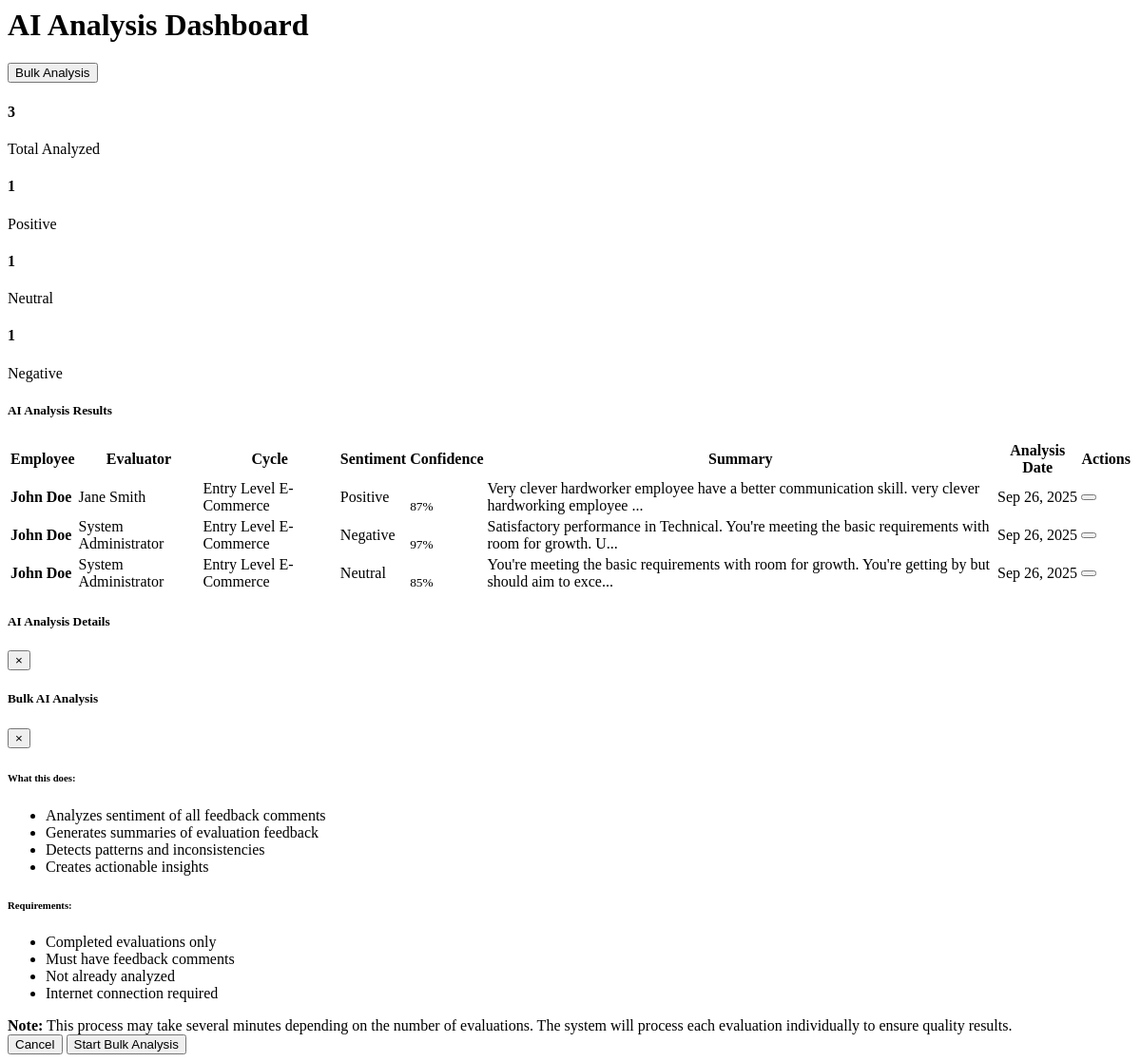
/pages/ai_analysis_dashboard.php (signed in), run on an earlier commit of the app's database.
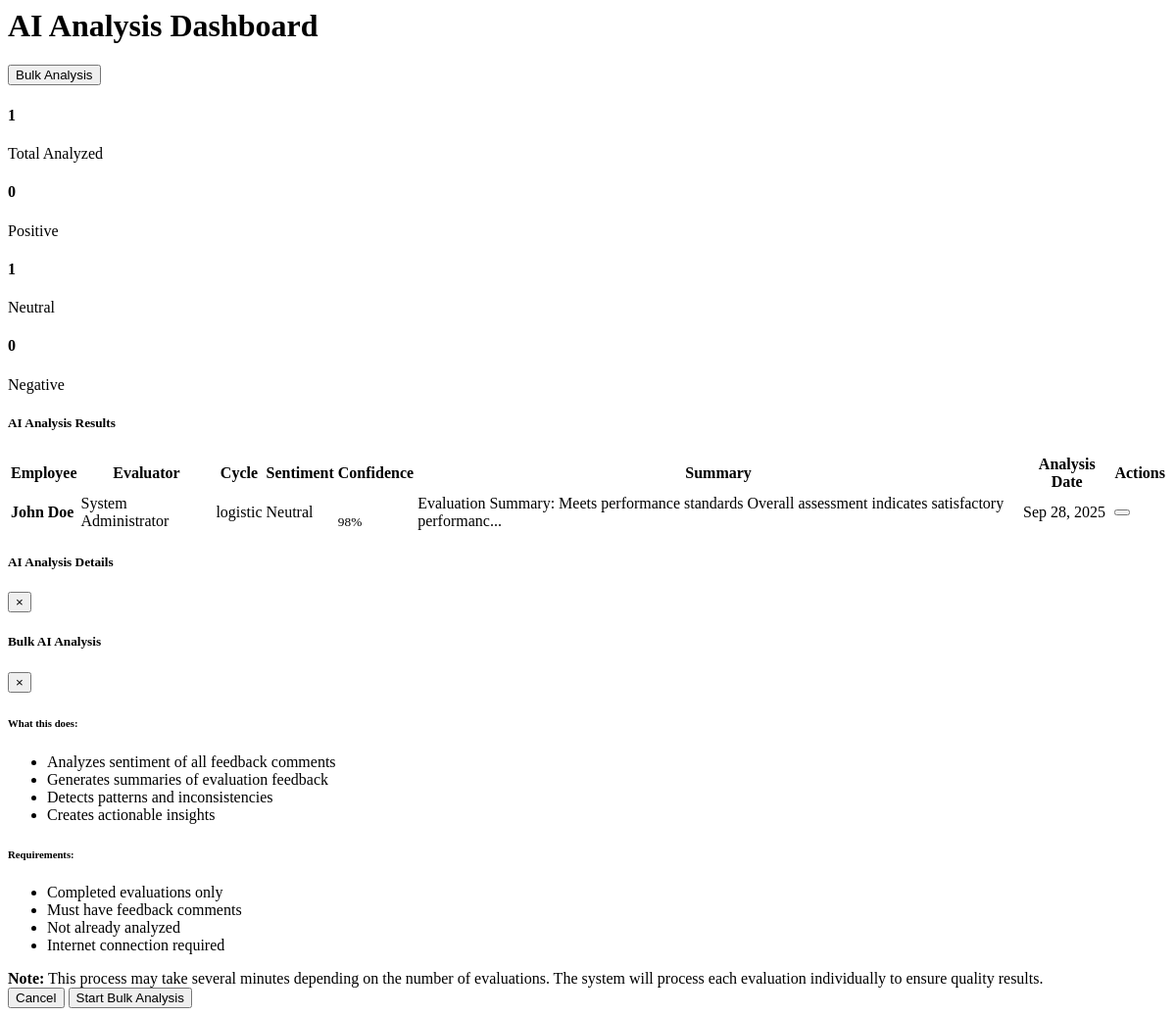
And on a later commit of the database.
### tables this page shows
CREATE TABLE `evaluations` (
  `id` int NOT NULL,
  `cycle_id` int NOT NULL,
  `employee_id` int NOT NULL,
  `evaluator_id` int NOT NULL,
  `model_id` int NOT NULL,
  `status` enum('pending','in_progress','completed','cancelled') DEFAULT 'pending',
  `overall_score` decimal(5,2) DEFAULT NULL,
  `created_at` timestamp NULL DEFAULT CURRENT_TIMESTAMP,
  `completed_at` timestamp NULL DEFAULT NULL
);

CREATE TABLE `users` (
  `id` int NOT NULL,
  `username` varchar(50) NOT NULL,
  `email` varchar(100) NOT NULL,
  `password_hash` varchar(255) NOT NULL,
  `first_name` varchar(50) NOT NULL,
  `last_name` varchar(50) NOT NULL,
  `role` enum('admin','hr_manager','employee') DEFAULT 'employee',
  `status` enum('active','inactive','terminated') DEFAULT 'active',
  `employee_id` varchar(20) DEFAULT NULL,
  `department` varchar(100) DEFAULT NULL,
  `position` varchar(100) DEFAULT NULL,
  `phone` varchar(20) DEFAULT NULL,
  `hire_date` date DEFAULT NULL,
  `created_at` timestamp NULL DEFAULT CURRENT_TIMESTAMP,
  `updated_at` timestamp NULL DEFAULT CURRENT_TIMESTAMP ON UPDATE CURRENT_TIMESTAMP,
  `last_login` timestamp NULL DEFAULT NULL,
  `login_attempts` int DEFAULT '0',
  `locked_until` timestamp NULL DEFAULT NULL
);

CREATE TABLE `evaluation_cycles` (
  `id` int NOT NULL,
  `name` varchar(200) NOT NULL,
  `type` enum('quarterly','annual','project_based') DEFAULT 'quarterly',
  `start_date` date NOT NULL,
  `end_date` date NOT NULL,
  `status` enum('draft','active','completed','cancelled') DEFAULT 'draft',
  `created_by` int NOT NULL,
  `created_at` timestamp NULL DEFAULT CURRENT_TIMESTAMP,
  `updated_at` timestamp NULL DEFAULT CURRENT_TIMESTAMP ON UPDATE CURRENT_TIMESTAMP
);

CREATE TABLE `ai_analysis_results` (
  `id` int NOT NULL,
  `evaluation_id` int NOT NULL,
  `analysis_type` enum('competency_feedback','training_feedback','performance_review') NOT NULL,
  `sentiment` enum('positive','negative','neutral') NOT NULL,
  `sentiment_confidence` decimal(3,2) NOT NULL DEFAULT '0.00',
  `summary` text,
  `original_length` int DEFAULT '0',
  `summary_length` int DEFAULT '0',
  `compression_ratio` decimal(3,2) DEFAULT '0.00',
  `analysis_data` json DEFAULT NULL,
  `created_at` timestamp NULL DEFAULT CURRENT_TIMESTAMP,
  `updated_at` timestamp NULL DEFAULT CURRENT_TIMESTAMP ON UPDATE CURRENT_TIMESTAMP
);

### includes/data/db.php (called while the page is built, shortened)
<?php
class Database {
    private $host = 'localhost';
    private $db_name = 'hr1_system';
    private $username = 'root';
    private $password = '';
    public function getConnection() {
        $this->conn = null;
        try {
            $this->conn = new PDO(
                "mysql:host=" . $this->host . ";dbname=" . $this->db_name . ";charset=utf8",
                $this->username,
                $this->password
            );
            $this->conn->setAttribute(PDO::ATTR_ERRMODE, PDO::ERRMODE_EXCEPTION);
            $this->conn->setAttribute(PDO::ATTR_DEFAULT_FETCH_MODE, PDO::FETCH_ASSOC);
        } catch(PDOException $exception) {
            echo "Connection error: " . $exception->getMessage();
        }
        return $this->conn;
    }
}
function getDB() {
    static $db = null;
    if ($db === null) {
        $database = new Database();
        $db = $database->getConnection();
    }
    return $db;
}
?>

### includes/functions/huggingface_ai.php (called while the page is built, shortened)
<?php
class HuggingFaceAI {
    private $db;
    public function __construct($apiKey = null) {
        $this->db = getDB();
    }
    public function getSentimentStatistics($filters = []) {
        try {
            $sql = "
                SELECT
                    COUNT(*) as total_evaluations,
                    AVG(sentiment_confidence) as avg_confidence,
                    COUNT(CASE WHEN sentiment = 'positive' THEN 1 END) as positive_count,
                    COUNT(CASE WHEN sentiment = 'negative' THEN 1 END) as negative_count,
                    COUNT(CASE WHEN sentiment = 'neutral' THEN 1 END) as neutral_count
                FROM ai_analysis_results
                WHERE analysis_type = 'competency_feedback'
            ";
            $params = [];
            $stmt = $this->db->prepare($sql);
            $stmt->execute($params);
            return $stmt->fetch();
        } catch (Exception $e) {
            error_log("Error getting sentiment statistics: " . $e->getMessage());
            return null;
        }
    }
}
?>

### pages/ai_analysis_dashboard.php (the view, shortened to what this page needs)
<?php
require_once 'includes/data/db.php';
require_once 'includes/functions/huggingface_ai.php';
$aiManager = new HuggingFaceAI();
$db = getDB();
$evaluationsWithAnalysis = [];
$evaluationsWithoutAnalysis = [];
try {
    $stmt = $db->prepare("
        SELECT e.*,
               emp.first_name as employee_first_name, emp.last_name as employee_last_name,
               eval.first_name as evaluator_first_name, eval.last_name as evaluator_last_name,
               ec.name as cycle_name, cm.name as model_name,
               aar.sentiment, aar.sentiment_confidence, aar.summary, aar.created_at as analysis_date
        FROM evaluations e
        JOIN users emp ON e.employee_id = emp.id
        JOIN users eval ON e.evaluator_id = eval.id
        JOIN evaluation_cycles ec ON e.cycle_id = ec.id
        JOIN competency_models cm ON e.model_id = cm.id
        LEFT JOIN ai_analysis_results aar ON e.id = aar.evaluation_id AND aar.analysis_type = 'competency_feedback'
        WHERE e.status = 'completed'
        ORDER BY e.completed_at DESC
    ");
    $stmt->execute();
    $allEvaluations = $stmt->fetchAll();
    foreach ($allEvaluations as $evaluation) {
        if ($evaluation['sentiment']) {
            $evaluationsWithAnalysis[] = $evaluation;
        } else {
            $evaluationsWithoutAnalysis[] = $evaluation;
        }
    }
    $stats = $aiManager->getSentimentStatistics();
} catch (Exception $e) {
    $error = 'Error loading evaluation data: ' . $e->getMessage();
}
?>
<link rel="stylesheet" href="assets/css/competency.css">
<div class="d-flex justify-content-between flex-wrap flex-md-nowrap align-items-center pt-3 pb-2 mb-3 border-bottom">
    <h1 class="h2">
        <i class="fe fe-cpu mr-2"></i>AI Analysis Dashboard
    </h1>
    <div class="btn-toolbar mb-2 mb-md-0">
        <button type="button" class="btn btn-primary" data-toggle="modal" data-target="#bulkAnalysisModal">
            <i class="fe fe-zap mr-2"></i>Bulk Analysis
        </button>
    </div>
</div>
<div class="row mb-4">
    <div class="col-md-3">
        <div class="card bg-primary text-white">
            <div class="card-body">
                <div class="d-flex justify-content-between">
                    <div>
                        <h4 class="mb-0"><?php echo $stats['total_evaluations'] ?? 0; ?></h4>
                        <p class="mb-0">Total Analyzed</p>
                    </div>
                </div>
            </div>
        </div>
    </div>
    <div class="col-md-3">
        <div class="card bg-success text-white">
            <div class="card-body">
                <div class="d-flex justify-content-between">
                    <div>
                        <h4 class="mb-0"><?php echo $stats['positive_count'] ?? 0; ?></h4>
                        <p class="mb-0">Positive</p>
                    </div>
                </div>
            </div>
        </div>
    </div>
    <div class="col-md-3">
        <div class="card bg-warning text-white">
            <div class="card-body">
                <div class="d-flex justify-content-between">
                    <div>
                        <h4 class="mb-0"><?php echo $stats['neutral_count'] ?? 0; ?></h4>
                        <p class="mb-0">Neutral</p>
                    </div>
                </div>
            </div>
        </div>
    </div>
    <div class="col-md-3">
        <div class="card bg-danger text-white">
            <div class="card-body">
                <div class="d-flex justify-content-between">
                    <div>
                        <h4 class="mb-0"><?php echo $stats['negative_count'] ?? 0; ?></h4>
                        <p class="mb-0">Negative</p>
                    </div>
                </div>
            </div>
        </div>
    </div>
</div>
<div class="row">
    <div class="col-12">
        <div class="card shadow">
            <div class="card-header">
                <h5 class="card-title mb-0">
                    <i class="fe fe-cpu mr-2"></i>AI Analysis Results
                </h5>
            </div>
            <div class="card-body">
                <?php if (empty($evaluationsWithAnalysis)): ?>
                    <div class="text-center py-4">
                        <i class="fe fe-cpu fe-48 text-muted mb-3"></i>
                        <h5 class="text-muted">No AI Analysis Results Yet</h5>
                        <p class="text-muted">Run AI analysis on completed evaluations to see results here.</p>
                    </div>
                <?php else: ?>
                    <div class="table-responsive">
                        <table class="table table-hover">
                            <thead>
                                <tr>
                                    <th>Employee</th>
                                    <th>Evaluator</th>
                                    <th>Cycle</th>
                                    <th>Sentiment</th>
                                    <th>Confidence</th>
                                    <th>Summary</th>
                                    <th>Analysis Date</th>
                                    <th>Actions</th>
                                </tr>
                            </thead>
                            <tbody>
                                <?php foreach ($evaluationsWithAnalysis as $evaluation): ?>
                                    <tr>
                                        <td>
                                            <strong><?php echo htmlspecialchars($evaluation['employee_first_name'] . ' ' . $evaluation['employee_last_name']); ?></strong>
                                        </td>
                                        <td><?php echo htmlspecialchars($evaluation['evaluator_first_name'] . ' ' . $evaluation['evaluator_last_name']); ?></td>
                                        <td><?php echo htmlspecialchars($evaluation['cycle_name']); ?></td>
                                        <td>
                                            <span class="badge badge-<?php
                                                echo $evaluation['sentiment'] === 'positive' ? 'success' :
                                                    ($evaluation['sentiment'] === 'negative' ? 'danger' : 'warning');
                                            ?>">
                                                <?php echo ucfirst($evaluation['sentiment']); ?>
                                            </span>
                                        </td>
                                        <td>
                                            <div class="progress" style="width: 60px; height: 20px;">
                                            </div>
                                            <small class="text-muted"><?php echo round($evaluation['sentiment_confidence'] * 100, 1); ?>%</small>
                                        </td>
                                        <td>
                                            <span class="text-truncate d-inline-block" style="max-width: 200px;"
                                                  title="<?php echo htmlspecialchars($evaluation['summary']); ?>">
                                                <?php echo htmlspecialchars(substr($evaluation['summary'], 0, 100)) . (strlen($evaluation['summary']) > 100 ? '...' : ''); ?>
                                            </span>
                                        </td>
                                        <td><?php echo date('M j, Y', strtotime($evaluation['analysis_date'])); ?></td>
                                        <td>
                                            <button class="btn btn-sm btn-outline-primary"
                                                    onclick="viewAnalysisDetails(<?php echo $evaluation['id']; ?>)">
                                            </button>
                                        </td>
                                    </tr>
                                <?php endforeach; ?>
                            </tbody>
                        </table>
                    </div>
                <?php endif; ?>
            </div>
        </div>
    </div>
</div>
<div class="modal fade" id="analysisDetailsModal" tabindex="-1" role="dialog">
    <div class="modal-dialog modal-lg" role="document">
        <div class="modal-content">
            <div class="modal-header">
                <h5 class="modal-title">AI Analysis Details</h5>
                <button type="button" class="close" data-dismiss="modal">
                    <span>&times;</span>
                </button>
            </div>
        </div>
    </div>
</div>
<div class="modal fade" id="bulkAnalysisModal" tabindex="-1" role="dialog">
    <div class="modal-dialog modal-lg" role="document">
        <div class="modal-content">
            <div class="modal-header">
                <h5 class="modal-title">
                    <i class="fe fe-zap mr-2"></i>Bulk AI Analysis
                </h5>
                <button type="button" class="close" data-dismiss="modal">
                    <span>&times;</span>
                </button>
            </div>
            <div class="modal-body">
                <div class="row">
                    <div class="col-md-6">
                        <h6 class="text-primary mb-3">What this does:</h6>
                        <ul class="list-unstyled">
                            <li><i class="fe fe-check text-success mr-2"></i>Analyzes sentiment of all feedback comments</li>
                            <li><i class="fe fe-check text-success mr-2"></i>Generates summaries of evaluation feedback</li>
                            <li><i class="fe fe-check text-success mr-2"></i>Detects patterns and inconsistencies</li>
                            <li><i class="fe fe-check text-success mr-2"></i>Creates actionable insights</li>
                        </ul>
                    </div>
                    <div class="col-md-6">
                        <h6 class="text-primary mb-3">Requirements:</h6>
                        <ul class="list-unstyled">
                            <li><i class="fe fe-info text-info mr-2"></i>Completed evaluations only</li>
                            <li><i class="fe fe-info text-info mr-2"></i>Must have feedback comments</li>
                            <li><i class="fe fe-info text-info mr-2"></i>Not already analyzed</li>
                            <li><i class="fe fe-info text-info mr-2"></i>Internet connection required</li>
                        </ul>
                    </div>
                </div>
                <div class="alert alert-info">
                    <strong>Note:</strong> This process may take several minutes depending on the number of evaluations.
                    The system will process each evaluation individually to ensure quality results.
                </div>
            </div>
            <div class="modal-footer">
                <button type="button" class="btn btn-secondary" data-dismiss="modal">Cancel</button>
                <button type="button" class="btn btn-primary" id="startBulkAnalysisBtn" onclick="runBulkAnalysis()">
                    <i class="fe fe-zap mr-1"></i>Start Bulk Analysis
                </button>
            </div>
        </div>
    </div>
</div>

What changed in the data, as far as the page shows it:
removed evaluations: employee.last_name "John Doe", evaluator.last_name "Jane Smith", cycle.name "Entry Level E-Commerce", ai_analysis_results.sentiment "Positive", ai_analysis_results.sentiment_confidence "87", ai_analysis_results.summary "Very clever hardworker employee have a better communication skill. very clever hardworking employee", ai_analysis_results.created_at "Sep 26, 2025"
removed evaluations: employee.last_name "John Doe", evaluator.last_name "System Administrator", cycle.name "Entry Level E-Commerce", ai_analysis_results.sentiment "Negative", ai_analysis_results.sentiment_confidence "97", ai_analysis_results.summary "Satisfactory performance in Technical. You're meeting the basic requirements with room for growth. U", ai_analysis_results.created_at "Sep 26, 2025"
removed evaluations: employee.last_name "John Doe", evaluator.last_name "System Administrator", cycle.name "Entry Level E-Commerce", ai_analysis_results.sentiment "Neutral", ai_analysis_results.sentiment_confidence "85", ai_analysis_results.summary "You're meeting the basic requirements with room for growth. You're getting by but should aim to exce", ai_analysis_results.created_at "Sep 26, 2025"
added evaluations: employee.last_name "John Doe", evaluator.last_name "System Administrator", cycle.name "logistic", ai_analysis_results.sentiment "Neutral", ai_analysis_results.sentiment_confidence "98", ai_analysis_results.summary "Evaluation Summary: Meets performance standards Overall assessment indicates satisfactory performanc", ai_analysis_results.created_at "Sep 28, 2025"
Also different on the page:
$stats['total_evaluations']: "3" → "1"
$stats['positive_count']: "1" → "0"
$stats['negative_count']: "1" → "0"
